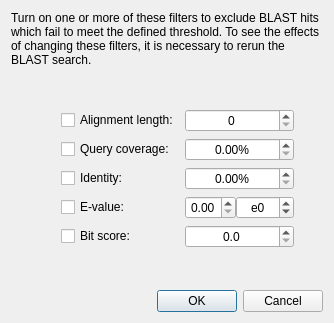
<?xml version="1.0" encoding="UTF-8"?>
<ui version="4.0">
 <class>BlastHitFiltersDialog</class>
 <widget class="QDialog" name="BlastHitFiltersDialog">
  <property name="geometry">
   <rect>
    <x>0</x>
    <y>0</y>
    <width>334</width>
    <height>323</height>
   </rect>
  </property>
  <property name="windowTitle">
   <string>BLAST hit filters</string>
  </property>
  <layout class="QGridLayout" name="gridLayout">
   <item row="5" column="1">
    <widget class="InfoTextWidget" name="eValueInfoText" native="true">
     <property name="sizePolicy">
      <sizepolicy hsizetype="Fixed" vsizetype="Fixed">
       <horstretch>0</horstretch>
       <verstretch>0</verstretch>
      </sizepolicy>
     </property>
     <property name="minimumSize">
      <size>
       <width>16</width>
       <height>16</height>
      </size>
     </property>
    </widget>
   </item>
   <item row="2" column="1">
    <widget class="InfoTextWidget" name="alignmentLengthInfoText" native="true">
     <property name="sizePolicy">
      <sizepolicy hsizetype="Fixed" vsizetype="Fixed">
       <horstretch>0</horstretch>
       <verstretch>0</verstretch>
      </sizepolicy>
     </property>
     <property name="minimumSize">
      <size>
       <width>16</width>
       <height>16</height>
      </size>
     </property>
    </widget>
   </item>
   <item row="3" column="1">
    <widget class="InfoTextWidget" name="queryCoverageInfoText" native="true">
     <property name="sizePolicy">
      <sizepolicy hsizetype="Fixed" vsizetype="Fixed">
       <horstretch>0</horstretch>
       <verstretch>0</verstretch>
      </sizepolicy>
     </property>
     <property name="minimumSize">
      <size>
       <width>16</width>
       <height>16</height>
      </size>
     </property>
    </widget>
   </item>
   <item row="5" column="3">
    <widget class="QWidget" name="widget" native="true">
     <layout class="QHBoxLayout" name="horizontalLayout">
      <property name="spacing">
       <number>0</number>
      </property>
      <property name="leftMargin">
       <number>0</number>
      </property>
      <property name="topMargin">
       <number>0</number>
      </property>
      <property name="rightMargin">
       <number>0</number>
      </property>
      <property name="bottomMargin">
       <number>0</number>
      </property>
      <item>
       <widget class="QDoubleSpinBox" name="eValueCoefficientSpinBox">
        <property name="alignment">
         <set>Qt::AlignCenter</set>
        </property>
        <property name="maximum">
         <double>9.990000000000000</double>
        </property>
       </widget>
      </item>
      <item>
       <widget class="QSpinBox" name="eValueExponentSpinBox">
        <property name="alignment">
         <set>Qt::AlignCenter</set>
        </property>
        <property name="prefix">
         <string>e</string>
        </property>
        <property name="minimum">
         <number>-999</number>
        </property>
        <property name="maximum">
         <number>1</number>
        </property>
       </widget>
      </item>
     </layout>
    </widget>
   </item>
   <item row="4" column="1">
    <widget class="InfoTextWidget" name="identityInfoText" native="true">
     <property name="sizePolicy">
      <sizepolicy hsizetype="Fixed" vsizetype="Fixed">
       <horstretch>0</horstretch>
       <verstretch>0</verstretch>
      </sizepolicy>
     </property>
     <property name="minimumSize">
      <size>
       <width>16</width>
       <height>16</height>
      </size>
     </property>
    </widget>
   </item>
   <item row="6" column="1">
    <widget class="InfoTextWidget" name="bitScoreInfoText" native="true">
     <property name="sizePolicy">
      <sizepolicy hsizetype="Fixed" vsizetype="Fixed">
       <horstretch>0</horstretch>
       <verstretch>0</verstretch>
      </sizepolicy>
     </property>
     <property name="minimumSize">
      <size>
       <width>16</width>
       <height>16</height>
      </size>
     </property>
    </widget>
   </item>
   <item row="2" column="0">
    <spacer name="horizontalSpacer">
     <property name="orientation">
      <enum>Qt::Horizontal</enum>
     </property>
     <property name="sizeHint" stdset="0">
      <size>
       <width>40</width>
       <height>20</height>
      </size>
     </property>
    </spacer>
   </item>
   <item row="4" column="3">
    <widget class="QDoubleSpinBox" name="identitySpinBox">
     <property name="alignment">
      <set>Qt::AlignCenter</set>
     </property>
     <property name="suffix">
      <string>%</string>
     </property>
     <property name="maximum">
      <double>100.000000000000000</double>
     </property>
    </widget>
   </item>
   <item row="8" column="2">
    <spacer name="verticalSpacer">
     <property name="orientation">
      <enum>Qt::Vertical</enum>
     </property>
     <property name="sizeHint" stdset="0">
      <size>
       <width>20</width>
       <height>40</height>
      </size>
     </property>
    </spacer>
   </item>
   <item row="1" column="2">
    <spacer name="verticalSpacer_2">
     <property name="orientation">
      <enum>Qt::Vertical</enum>
     </property>
     <property name="sizeHint" stdset="0">
      <size>
       <width>20</width>
       <height>40</height>
      </size>
     </property>
    </spacer>
   </item>
   <item row="6" column="2">
    <widget class="QCheckBox" name="bitScoreCheckBox">
     <property name="text">
      <string>Bit score:</string>
     </property>
    </widget>
   </item>
   <item row="2" column="3">
    <widget class="QSpinBox" name="alignmentLengthSpinBox">
     <property name="alignment">
      <set>Qt::AlignCenter</set>
     </property>
     <property name="maximum">
      <number>1000000</number>
     </property>
    </widget>
   </item>
   <item row="2" column="4">
    <spacer name="horizontalSpacer_2">
     <property name="orientation">
      <enum>Qt::Horizontal</enum>
     </property>
     <property name="sizeHint" stdset="0">
      <size>
       <width>40</width>
       <height>20</height>
      </size>
     </property>
    </spacer>
   </item>
   <item row="3" column="3">
    <widget class="QDoubleSpinBox" name="queryCoverageSpinBox">
     <property name="alignment">
      <set>Qt::AlignCenter</set>
     </property>
     <property name="suffix">
      <string>%</string>
     </property>
     <property name="maximum">
      <double>100.000000000000000</double>
     </property>
    </widget>
   </item>
   <item row="3" column="2">
    <widget class="QCheckBox" name="queryCoverageCheckBox">
     <property name="text">
      <string>Query coverage:</string>
     </property>
    </widget>
   </item>
   <item row="5" column="2">
    <widget class="QCheckBox" name="eValueCheckBox">
     <property name="text">
      <string>E-value:</string>
     </property>
    </widget>
   </item>
   <item row="2" column="2">
    <widget class="QCheckBox" name="alignmentLengthCheckBox">
     <property name="text">
      <string>Alignment length:</string>
     </property>
    </widget>
   </item>
   <item row="9" column="0" colspan="5">
    <widget class="QDialogButtonBox" name="buttonBox">
     <property name="orientation">
      <enum>Qt::Horizontal</enum>
     </property>
     <property name="standardButtons">
      <set>QDialogButtonBox::Cancel|QDialogButtonBox::Ok</set>
     </property>
    </widget>
   </item>
   <item row="4" column="2">
    <widget class="QCheckBox" name="identityCheckBox">
     <property name="text">
      <string>Identity:</string>
     </property>
    </widget>
   </item>
   <item row="0" column="0" colspan="5">
    <widget class="QLabel" name="filterDescriptionLabel">
     <property name="text">
      <string>Turn on one or more of these filters to exclude BLAST hits which fail to meet the defined threshold. To see the effects of changing these filters, it is necessary to rerun the BLAST search.</string>
     </property>
     <property name="wordWrap">
      <bool>true</bool>
     </property>
    </widget>
   </item>
   <item row="6" column="3">
    <widget class="QDoubleSpinBox" name="bitScoreSpinBox">
     <property name="alignment">
      <set>Qt::AlignCenter</set>
     </property>
     <property name="decimals">
      <number>1</number>
     </property>
     <property name="maximum">
      <double>1000000.000000000000000</double>
     </property>
    </widget>
   </item>
  </layout>
 </widget>
 <customwidgets>
  <customwidget>
   <class>InfoTextWidget</class>
   <extends>QWidget</extends>
   <header>infotextwidget.h</header>
   <container>1</container>
  </customwidget>
 </customwidgets>
 <tabstops>
  <tabstop>alignmentLengthCheckBox</tabstop>
  <tabstop>alignmentLengthSpinBox</tabstop>
  <tabstop>queryCoverageCheckBox</tabstop>
  <tabstop>queryCoverageSpinBox</tabstop>
  <tabstop>identityCheckBox</tabstop>
  <tabstop>identitySpinBox</tabstop>
  <tabstop>eValueCheckBox</tabstop>
  <tabstop>eValueCoefficientSpinBox</tabstop>
  <tabstop>eValueExponentSpinBox</tabstop>
  <tabstop>bitScoreCheckBox</tabstop>
 </tabstops>
 <resources/>
 <connections>
  <connection>
   <sender>buttonBox</sender>
   <signal>accepted()</signal>
   <receiver>BlastHitFiltersDialog</receiver>
   <slot>accept()</slot>
   <hints>
    <hint type="sourcelabel">
     <x>248</x>
     <y>254</y>
    </hint>
    <hint type="destinationlabel">
     <x>157</x>
     <y>274</y>
    </hint>
   </hints>
  </connection>
  <connection>
   <sender>buttonBox</sender>
   <signal>rejected()</signal>
   <receiver>BlastHitFiltersDialog</receiver>
   <slot>reject()</slot>
   <hints>
    <hint type="sourcelabel">
     <x>316</x>
     <y>260</y>
    </hint>
    <hint type="destinationlabel">
     <x>286</x>
     <y>274</y>
    </hint>
   </hints>
  </connection>
 </connections>
</ui>
